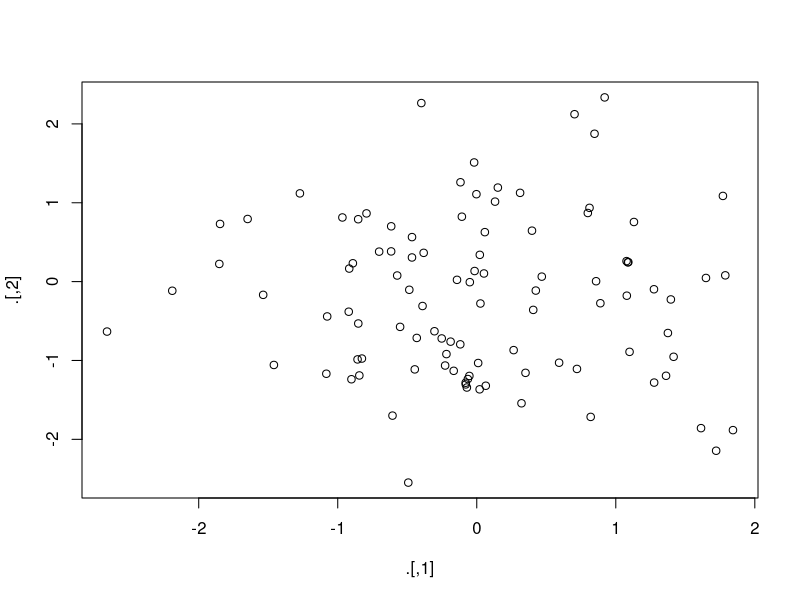
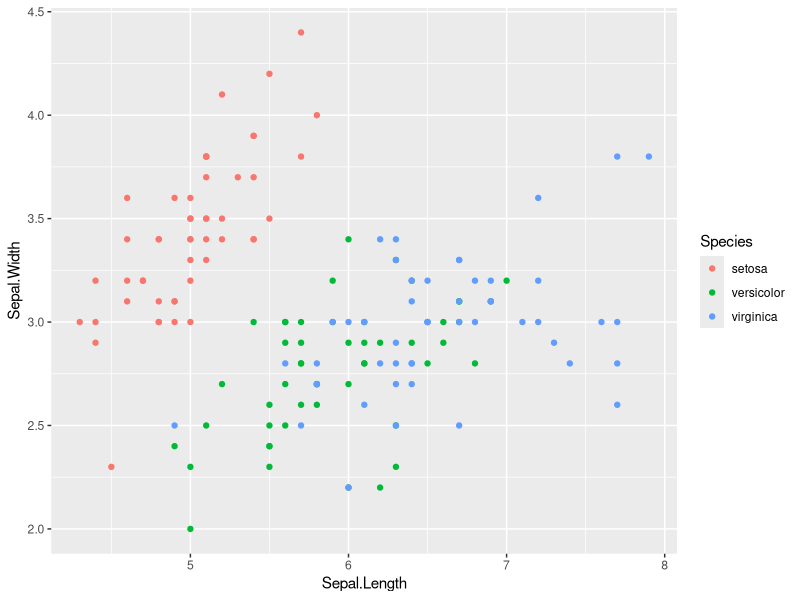

Write R code to recreate these figures, in order.
## ---- chunk 1
library(magrittr)
library(dplyr)
library(ggplot2)
## ---- chunk 2
data.frame(
  x = 1, y = 1:10) %>% # x, y列からなるデータフレームを作成
  subset(y >= 5) # y が5以上のものを抽出
## ---- chunk 3
rnorm(200) %>%
  matrix(ncol = 2) %T>%
  plot %>%
  colSums
## ---- chunk 4
iris %$%
  ggplot(data = .,
         aes(x = Sepal.Length, y = Sepal.Width, colour = Species)) + geom_point()
## ---- chunk 5
mean(iris$Sepal.Length)
iris$Sepal.Length %<>% sqrt
mean(iris$Sepal.Length)
